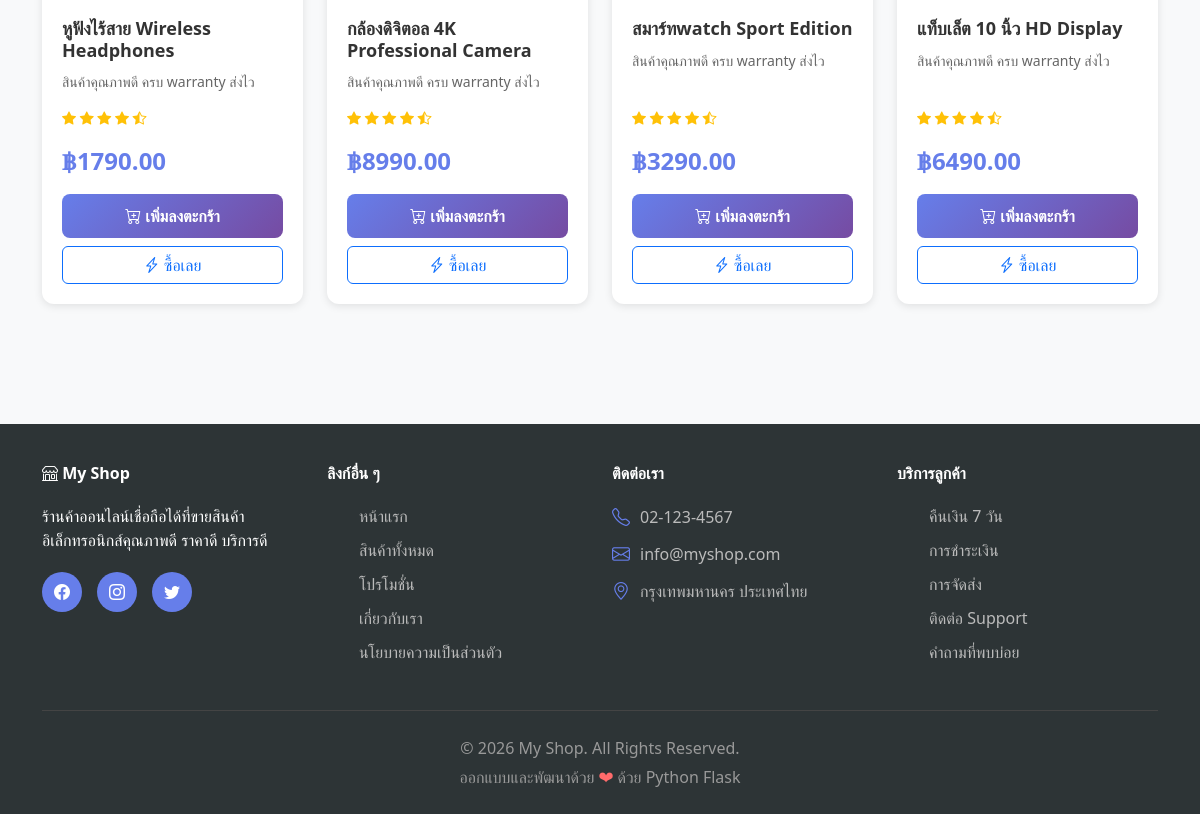
Before: / (lower part) with the older database file.
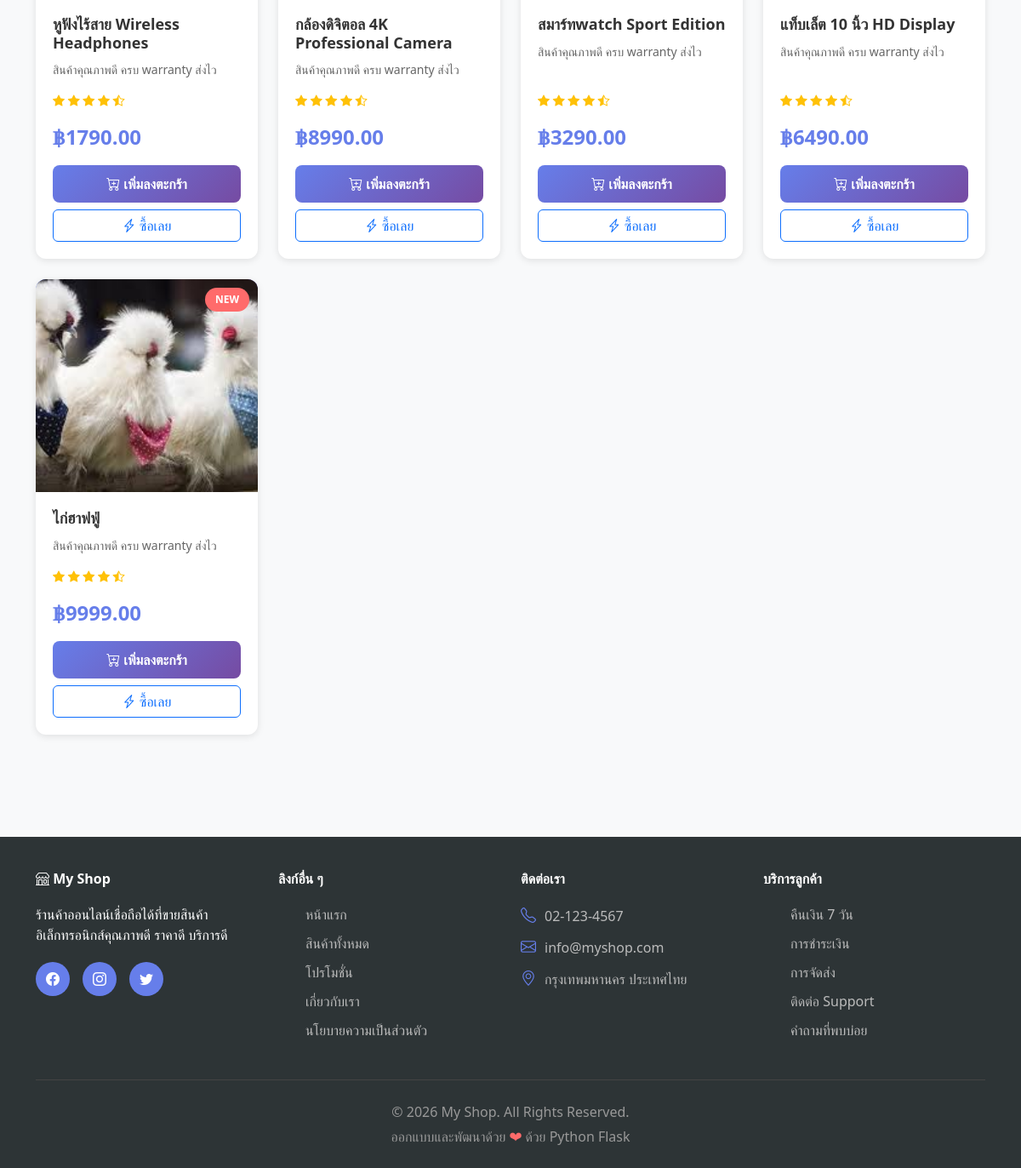
After: the same page with the newer database file.
### app.py (models this page shows, shortened)
class Product(db.Model):
    __tablename__ = 'products'
    id = db.Column(db.Integer, primary_key=True)
    name = db.Column(db.String(100), nullable=False)
    price = db.Column(db.Float, nullable=False)
    image_url = db.Column(db.String(255), nullable=True)

### app.py (the view)
@app.route('/')
def index():
    products = Product.query.all()
    return render_template('index.html', products=products)

### images/templates/index.html (shortened to what the changed rows need)
<!DOCTYPE html>
<html lang="th">
<head>
    <link href="https://cdn.jsdelivr.net/npm/bootstrap@5.3.0/dist/css/bootstrap.min.css" rel="stylesheet">
    <link rel="stylesheet" href="https://cdn.jsdelivr.net/npm/bootstrap-icons@1.11.0/font/bootstrap-icons.css">
</head>
<body>
    <section class="products-section" id="products">
        <div class="container">
            <div class="row g-4">
                {% if products %}
                    {% for product in products %}
                    <div class="col-lg-3 col-md-6 col-sm-12">
                        <div class="product-card">
                            <div class="product-image">
                                {% if product.image_url %}
                                    <img src="{{ product.image_url }}" alt="{{ product.name }}" style="width: 100%; height: 100%; object-fit: cover;">
                                {% else %}
                                    <i class="bi bi-image"></i>
                                {% endif %}
                                <span class="product-badge">NEW</span>
                            </div>
                            <div class="product-body">
                                <h5 class="product-title">{{ product.name }}</h5>
                                <p class="product-description">สินค้าคุณภาพดี ครบ warranty ส่งไว</p>
                                <div class="product-rating">
                                    <i class="bi bi-star-fill"></i>
                                    <i class="bi bi-star-fill"></i>
                                    <i class="bi bi-star-fill"></i>
                                    <i class="bi bi-star-fill"></i>
                                    <i class="bi bi-star-half"></i>
                                </div>
                                <div class="product-price">฿{{ "%.2f"|format(product.price) }}</div>
                                <div class="d-grid gap-2">
                                    <button class="btn btn-add-cart" data-product-id="{{ product.id }}" data-product-name="{{ product.name }}" data-product-price="{{ product.price }}" onclick="addToCart(event)">
                                        <i class="bi bi-cart-plus"></i> เพิ่มลงตะกร้า
                                    </button>
                                    <button type="button" class="btn btn-buy-now btn-outline-primary" data-product-id="{{ product.id }}" data-product-name="{{ product.name }}" data-product-price="{{ product.price }}" onclick="addToCartAndCheckout(event)">
                                        <i class="bi bi-lightning-charge"></i> ซื้อเลย
                                    </button>
                                </div>
                            </div>
                        </div>
                    </div>
                    {% endfor %}
                {% else %}
                    <div class="col-12 text-center" style="padding: 60px 0;">
                        <i class="bi bi-inbox" style="font-size: 48px; color: #ccc;"></i>
                        <p style="color: #999; margin-top: 15px;">ยังไม่มีสินค้า</p>
                    </div>
                {% endif %}
            </div>
        </div>
    </section>
</body>
</html>

Changed rows visible on the page:
added Product: image_url (picture), name "ไก่ฮาฟฟู่", price "9999.00"
